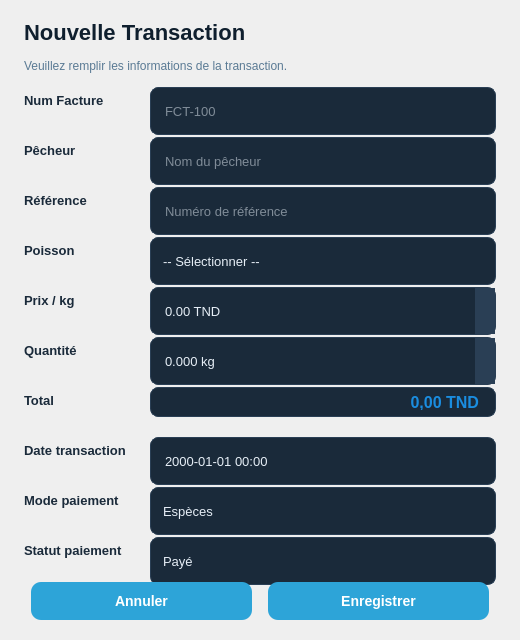
<?xml version="1.0" encoding="UTF-8"?>
<ui version="4.0">
 <class>TransactionDialog</class>
 <widget class="QDialog" name="TransactionDialog">
  <property name="geometry">
   <rect>
    <x>0</x>
    <y>0</y>
    <width>520</width>
    <height>640</height>
   </rect>
  </property>
  <property name="minimumSize">
   <size>
    <width>460</width>
    <height>580</height>
   </size>
  </property>
  <property name="windowTitle">
   <string>Transaction</string>
  </property>
  <property name="styleSheet">
   <string notr="true">
QDialog#TransactionDialog {
  background: qlineargradient(x1:0, y1:0, x2:1, y2:1,
    stop:0 #eaf4fb, stop:0.5 #dceef8, stop:1 #cbdfef);
}
QLabel {
  color: #1a2a3a;
  font-size: 13px;
  font-weight: 700;
  background: transparent;
}
QLabel#dialogTitle {
  color: #0f1f2e;
  font-size: 22px;
  font-weight: 800;
}
QLabel#dialogSubtitle {
  color: #5a7a94;
  font-size: 12px;
  font-weight: 400;
}
QLabel#totalValue {
  color: #1a8de0;
  font-size: 16px;
  font-weight: bold;
  background-color: #1a2a3a;
  border: 1px solid #2a3f55;
  border-radius: 8px;
  padding: 6px 12px;
}
QLineEdit {
  background-color: #1a2a3a;
  color: #e6eef6;
  border: 1px solid #2a3f55;
  border-radius: 8px;
  padding: 8px 12px;
  min-height: 30px;
  font-size: 13px;
  font-weight: 400;
  selection-background-color: #1e8de0;
}
QLineEdit:focus {
  border-color: #39a8d8;
}
QDoubleSpinBox {
  background-color: #1a2a3a;
  color: #e6eef6;
  border: 1px solid #2a3f55;
  border-radius: 8px;
  padding: 8px 12px;
  min-height: 30px;
  font-size: 13px;
  font-weight: 400;
}
QDoubleSpinBox:focus {
  border-color: #39a8d8;
}
QDoubleSpinBox::up-button, QDoubleSpinBox::down-button {
  background: #2a3f55;
  border: none;
  width: 20px;
}
QDoubleSpinBox::up-button:hover, QDoubleSpinBox::down-button:hover {
  background: #39a8d8;
}
QDateTimeEdit {
  background-color: #1a2a3a;
  color: #e6eef6;
  border: 1px solid #2a3f55;
  border-radius: 8px;
  padding: 8px 12px;
  min-height: 30px;
  font-size: 13px;
  font-weight: 400;
}
QDateTimeEdit:focus {
  border-color: #39a8d8;
}
QDateTimeEdit::drop-down {
  border: 0px;
  width: 24px;
}
QComboBox {
  background-color: #1a2a3a;
  color: #e6eef6;
  border: 1px solid #2a3f55;
  border-radius: 8px;
  padding: 8px 12px;
  min-height: 30px;
  font-size: 13px;
  font-weight: 400;
}
QComboBox:focus {
  border-color: #39a8d8;
}
QComboBox::drop-down {
  border: 0px;
  width: 24px;
}
QComboBox QAbstractItemView {
  background-color: #1a2a3a;
  color: #e6eef6;
  selection-background-color: #1e8de0;
  border: 1px solid #2a3f55;
}
#btnOk {
  background-color: #2da4d8;
  color: white;
  border: 0px;
  border-radius: 10px;
  padding: 11px 32px;
  font-size: 14px;
  font-weight: 700;
  min-width: 120px;
}
#btnOk:hover {
  background-color: #3dbae8;
}
#btnCancel {
  background-color: #2da4d8;
  color: white;
  border: 0px;
  border-radius: 10px;
  padding: 11px 32px;
  font-size: 14px;
  font-weight: 700;
  min-width: 120px;
}
#btnCancel:hover {
  background-color: #3dbae8;
}
   </string>
  </property>
  <layout class="QVBoxLayout" name="mainLayout">
   <property name="leftMargin"><number>24</number></property>
   <property name="topMargin"><number>20</number></property>
   <property name="rightMargin"><number>24</number></property>
   <property name="bottomMargin"><number>20</number></property>
   <property name="spacing"><number>14</number></property>
   <item>
    <widget class="QLabel" name="dialogTitle">
     <property name="text">
      <string>Nouvelle Transaction</string>
     </property>
     <property name="alignment">
      <set>Qt::AlignLeft|Qt::AlignVCenter</set>
     </property>
    </widget>
   </item>
   <item>
    <widget class="QLabel" name="dialogSubtitle">
     <property name="text">
      <string>Veuillez remplir les informations de la transaction.</string>
     </property>
     <property name="alignment">
      <set>Qt::AlignLeft|Qt::AlignVCenter</set>
     </property>
    </widget>
   </item>
   <item>
    <layout class="QFormLayout" name="formLayout">
     <property name="labelAlignment">
      <set>Qt::AlignLeft|Qt::AlignVCenter</set>
     </property>
     <property name="horizontalSpacing"><number>24</number></property>
     <property name="verticalSpacing"><number>20</number></property>
     <item row="0" column="0">
      <widget class="QLabel" name="lblNumFacture">
       <property name="visible"><bool>false</bool></property>
       <property name="text"><string>Num Facture</string></property>
      </widget>
     </item>
     <item row="0" column="1">
      <widget class="QLineEdit" name="lineNumFacture">
       <property name="visible"><bool>false</bool></property>
       <property name="placeholderText"><string>FCT-100</string></property>
      </widget>
     </item>
     <item row="1" column="0">
      <widget class="QLabel" name="lblPecheur">
       <property name="text"><string>Pêcheur</string></property>
      </widget>
     </item>
     <item row="1" column="1">
      <widget class="QLineEdit" name="linePecheur">
       <property name="placeholderText"><string>Nom du pêcheur</string></property>
      </widget>
     </item>
     <item row="2" column="0">
      <widget class="QLabel" name="lblReference">
       <property name="text"><string>Référence</string></property>
      </widget>
     </item>
     <item row="2" column="1">
      <widget class="QLineEdit" name="lineReference">
       <property name="placeholderText"><string>Numéro de référence</string></property>
      </widget>
     </item>
     <item row="3" column="0">
      <widget class="QLabel" name="lblLot">
       <property name="text"><string>Poisson</string></property>
      </widget>
     </item>
     <item row="3" column="1">
      <widget class="QComboBox" name="comboLot">
       <item>
        <property name="text"><string>-- Sélectionner --</string></property>
       </item>
       <item>
        <property name="text"><string>Sardine</string></property>
       </item>
       <item>
        <property name="text"><string>Anchois</string></property>
       </item>
       <item>
        <property name="text"><string>Maquereau</string></property>
       </item>
       <item>
        <property name="text"><string>Dorade</string></property>
       </item>
       <item>
        <property name="text"><string>Rouget</string></property>
       </item>
       <item>
        <property name="text"><string>Sole</string></property>
       </item>
       <item>
        <property name="text"><string>Poulpe</string></property>
       </item>
       <item>
        <property name="text"><string>Crevette</string></property>
       </item>
       <item>
        <property name="text"><string>Lieu</string></property>
       </item>
       <item>
        <property name="text"><string>Encornet</string></property>
       </item>
       <item>
        <property name="text"><string>Merlan</string></property>
       </item>
       <item>
        <property name="text"><string>Cabillaud</string></property>
       </item>
       <item>
        <property name="text"><string>Trout</string></property>
       </item>
       <item>
        <property name="text"><string>Turbot</string></property>
       </item>
      </widget>
     </item>
     <item row="4" column="0">
      <widget class="QLabel" name="lblPrixKg">
       <property name="text"><string>Prix / kg</string></property>
      </widget>
     </item>
     <item row="4" column="1">
      <widget class="QDoubleSpinBox" name="spinPrixKg">
       <property name="minimum"><double>0.000000000000000</double></property>
       <property name="maximum"><double>999999999.000000000000000</double></property>
       <property name="decimals"><number>2</number></property>
       <property name="singleStep"><double>0.500000000000000</double></property>
       <property name="suffix"><string> TND</string></property>
      </widget>
     </item>
     <item row="5" column="0">
      <widget class="QLabel" name="lblQuantite">
       <property name="text"><string>Quantité</string></property>
      </widget>
     </item>
     <item row="5" column="1">
      <widget class="QDoubleSpinBox" name="spinQuantite">
       <property name="minimum"><double>0.000000000000000</double></property>
       <property name="maximum"><double>999999999.000000000000000</double></property>
       <property name="decimals"><number>3</number></property>
       <property name="singleStep"><double>1.000000000000000</double></property>
       <property name="suffix"><string> kg</string></property>
      </widget>
     </item>
     <item row="6" column="0">
      <widget class="QLabel" name="lblTotal">
       <property name="text"><string>Total</string></property>
      </widget>
     </item>
     <item row="6" column="1">
      <widget class="QLabel" name="totalValue">
       <property name="text"><string>0,00 TND</string></property>
       <property name="alignment">
        <set>Qt::AlignRight|Qt::AlignVCenter</set>
       </property>
      </widget>
     </item>
     <item row="7" column="0">
      <widget class="QLabel" name="lblDate">
       <property name="text"><string>Date transaction</string></property>
      </widget>
     </item>
     <item row="7" column="1">
      <widget class="QDateTimeEdit" name="dateTransaction">
       <property name="displayFormat"><string>yyyy-MM-dd HH:mm</string></property>
       <property name="calendarPopup"><bool>true</bool></property>
      </widget>
     </item>
     <item row="8" column="0">
      <widget class="QLabel" name="lblModePaiement">
       <property name="text"><string>Mode paiement</string></property>
      </widget>
     </item>
     <item row="8" column="1">
      <widget class="QComboBox" name="comboModePaiement">
       <item><property name="text"><string>Espèces</string></property></item>
       <item><property name="text"><string>Chèque</string></property></item>
       <item><property name="text"><string>Virement</string></property></item>
      </widget>
     </item>
     <item row="9" column="0">
      <widget class="QLabel" name="lblStatutPaiement">
       <property name="text"><string>Statut paiement</string></property>
      </widget>
     </item>
     <item row="9" column="1">
      <widget class="QComboBox" name="comboStatutPaiement">
       <item><property name="text"><string>Payé</string></property></item>
       <item><property name="text"><string>En attente</string></property></item>
       <item><property name="text"><string>Annulé</string></property></item>
      </widget>
     </item>
    </layout>
   </item>
   <item>
    <spacer name="bottomSpacer">
     <property name="orientation"><enum>Qt::Vertical</enum></property>
     <property name="sizeHint" stdset="0">
      <size><width>20</width><height>10</height></size>
     </property>
    </spacer>
   </item>
   <item>
    <layout class="QHBoxLayout" name="buttonLayout">
     <property name="spacing"><number>16</number></property>
     <item>
      <spacer name="btnSpacerL">
       <property name="orientation"><enum>Qt::Horizontal</enum></property>
      </spacer>
     </item>
     <item>
      <widget class="QPushButton" name="btnCancel">
       <property name="text"><string>Annuler</string></property>
      </widget>
     </item>
     <item>
      <widget class="QPushButton" name="btnOk">
       <property name="text"><string>Enregistrer</string></property>
      </widget>
     </item>
     <item>
      <spacer name="btnSpacerR">
       <property name="orientation"><enum>Qt::Horizontal</enum></property>
      </spacer>
     </item>
    </layout>
   </item>
  </layout>
 </widget>
 <resources/>
 <connections/>
</ui>
